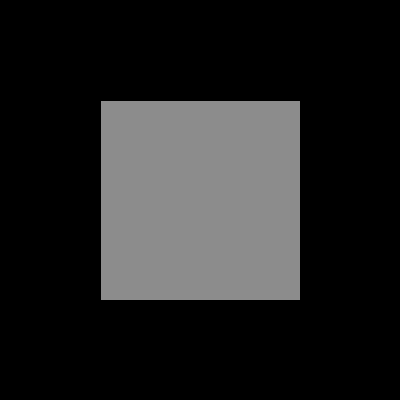
Frame 1 (no input)
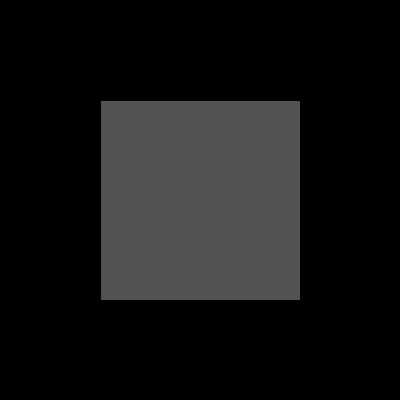
Frame 60 (the mouse pressed at the canvas centre just before this capture)
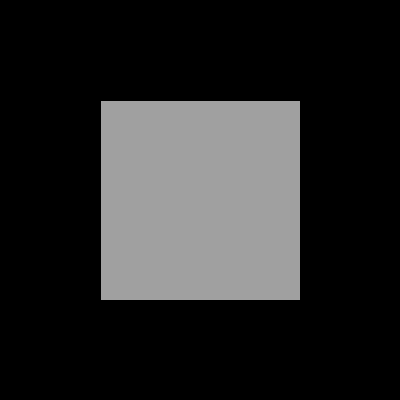
Frame 120 (the mouse held since frame 60 and released just before this capture)

The Processing sketch that drew these frames (run headless with seeded random() and noise(); from frame 60 on, the mouse is pressed at the canvas centre):

// Processing sketch: processing_136674
// ── processing_136674.pde

//Array practice with println. Rachel Hill Feb. 26

float[] alphabet = new float[26];

void setup() {
  size(400, 400);
  smooth();
  for (int letter = 0; letter < alphabet.length; letter++) {
    alphabet[letter] = random(-26, 26);
  }
}

void draw() {
  background(0);
  for ( int letter = 0; letter < alphabet.length; letter++) {
    fill(random(255), random(100));
    rect(100,100,200,200);
    println("a" + "b" + "c");
  }
}
